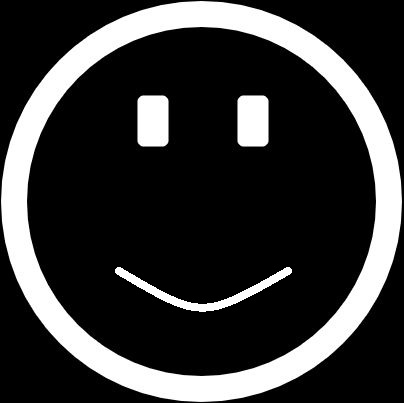
#> input picture support/images/sml1.jpg, 404 x 403 px
$ python ImgToBmpCircular.py
#> lines starting #> are read from the running program, lines starting #| are printed output that depends on the picture; after the words box and inside, x2 and y2 are one past the last pixel; in counts of white or black regions, pixels touching at a corner belong together
import matplotlib.pyplot as plt
import numpy as np
from PIL import Image
import math
import os
import sys

IMG_DIR = os.path.join(os.path.dirname(os.path.abspath(__file__)), "..", "images")

def convert_image_to_2byte_array(path, show_plot = False):
#> called with path = 'support/scripts/../images/sml1.jpg', show_plot = True
    img = Image.open(path).convert("L")
    size = min(img.size)
#> size = 403
    img = img.crop((0, 0, size, size))
#> img: PIL image 403x403 L
    img_array = np.array(img)
    img_array = img_array / 255.0
    img_bw = (img_array > 0.6).astype(float)
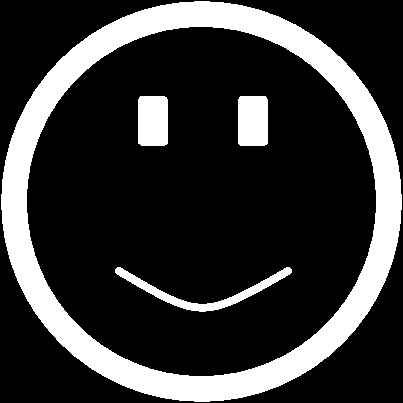
#> img_bw: shape (403, 403) float64; values 0 (black) and 1 (white), 21.5% white; 4 white regions, box (x1, y1, x2, y2) and area: (1, 1, 402, 402) 30337, (115, 267, 292, 312) 1535, (238, 96, 268, 146) 1485, (138, 96, 168, 146) 1482
    h,w = img_bw.shape
#> h = 403; w = 403
    cx,cy = w//2, h//2
#> cx = 201; cy = 201
    R_MAX = cx
#> R_MAX = 201
    #24 mm circle has no LEDs, Last LED sits at 67mm so 24/67 = 0.35
    R_MIN = int(0.35*R_MAX)
#> R_MIN = 70

    Y, X = np.ogrid[:h, :w]
#> Y = 403 values from 0 to 402
    dist = np.sqrt((X - cx)**2 + (Y - cy)**2)

    donut_mask = (dist >= R_MIN) & (dist <= R_MAX)

    img_donut = img_bw.copy()
    img_donut[~donut_mask] = 0
#> img_donut: shape (403, 403) float64; values 0 (black) and 1 (white), 21.4% white; 4 white regions, box (x1, y1, x2, y2) and area: (1, 1, 402, 402) 30337, (115, 267, 292, 312) 1535, (238, 96, 268, 146) 1475, (138, 96, 168, 146) 1457

    SLICE_NUM = 360
    ROWS = 12

    frame = np.zeros((SLICE_NUM, ROWS))
    # Start from -90 deg because the display start plotting from top or -90/270
    for i in range(SLICE_NUM):
        ang = math.pi * 2 * i / SLICE_NUM - (math.pi / 2)
        for j in range(ROWS):
            r = R_MIN + ((j/(ROWS))*(R_MAX - R_MIN))
            x = int(cx + r*math.cos(ang))
            y = int(cy + r*math.sin(ang))
            if(0 <= x < w and 0 <= y < h):
                frame[i, j] = img_donut[y,x]

    # ------------------------------------------------------------
    # PACK FRAME INTO 16-BIT WORDS
    # ------------------------------------------------------------

    c_words = []

    for i in range(SLICE_NUM):
        word = 0
        for j in range(ROWS):
            if frame[i, j] > 0.5:
                bit = ROWS - 1 -j
                word |= (1 << bit)     # bit j = LED j
        c_words.append(word)

    # ------------------------------------------------------------
    # PRINT AS VALID C ARRAY
    # ------------------------------------------------------------

    print()
    print(f"const uint16_t pov_frame[{SLICE_NUM}] = {{")

    for i, val in enumerate(c_words):
        if i % 8 == 0:
            print("    ", end="")    # indent every row

        print(f"0x{val:04X}, ", end="")

        if i % 8 == 7:
            print()

    # Handle final newline cleanly
    if SLICE_NUM % 8 != 0:
        print()

    print("};")
    print()

    if(show_plot):
        plt.figure(figsize=(14, 4))

        plt.subplot(1, 3, 1)
        plt.imshow(img_bw, cmap="gray")
        plt.title("Input Image (B/W)")
        plt.axis("off")

        plt.subplot(1, 3, 2)
        plt.imshow(img_donut, cmap="gray")
        plt.title("After Donut Mask")
        plt.axis("off")

        plt.subplot(1, 3, 3)
        plt.imshow(frame.T, aspect="auto", cmap="gray")
        plt.title("POV Sampled Data\n(radius vs angle)")
        plt.xlabel("Angle → time")
        plt.ylabel("LED index → radius")

        plt.tight_layout()
        plt.show()
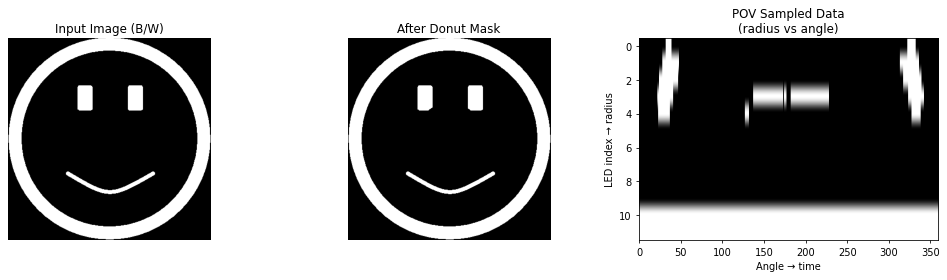
#> figure drawn by matplotlib, 3 panels

if __name__ == "__main__":
    if(len(sys.argv) > 1):
        convert_image_to_2byte_array(str(sys.argv[1]), show_plot=True)
    else:
        convert_image_to_2byte_array(os.path.join(IMG_DIR, "sml1.jpg"), show_plot = True)
